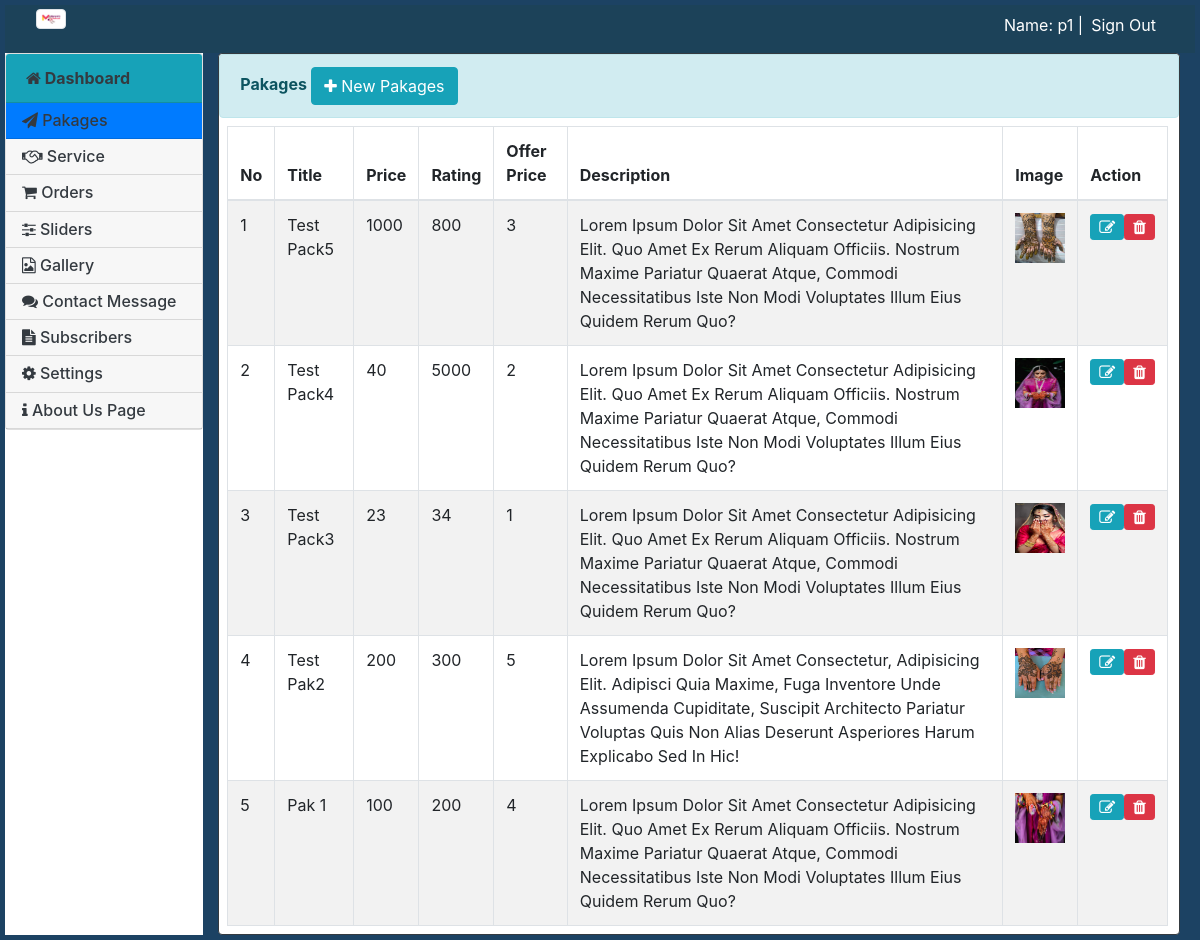
/Admin/pakages.php (signed in), run on the app's committed database.
### tables this page shows
CREATE TABLE `pakages` (
  `id` int(11) NOT NULL,
  `name` varchar(255) DEFAULT NULL,
  `price` varchar(255) DEFAULT NULL,
  `offerprice` varchar(255) DEFAULT NULL,
  `description` longtext DEFAULT NULL,
  `image` longtext DEFAULT NULL,
  `rating` int(11) DEFAULT NULL
);

### lib/database.php (called while the page is built, shortened)
<?php
class Database
{
  public $host   = DB_HOST;
  public $user   = DB_USER;
  public $pass   = DB_PASS;
  public $dbname = DB_NAME;
  public $link;
  private function connectDB()
  {
    $this->link = new mysqli(
      $this->host,
      $this->user,
      $this->pass,
      $this->dbname
    );
  }
  public function select($query)
  {
    $result = $this->link->query($query) or
      die($this->link->error . __LINE__);
    if ($result->num_rows > 0) {
      return $result;
    } else {
      return false;
    }
  }
}

### classes/Pakages.php (called while the page is built, shortened)
<?php
$filepath = realpath(dirname(__FILE__));
include_once($filepath . '/../lib/database.php');
?>
<?php
class Pakages
{
    private $db;
    public function __construct()
    {
        $this->db = new Database();
    }
    public function show()
    {
        $query = "SELECT * FROM pakages order by id DESC";
        $result = $this->db->select($query);
        return $result;
    }
}
?>

### Admin/pakages.php (the view, shortened to what this page needs)
<?php include "inc/header.php"; ?>
<?php include '../classes/Pakages.php'; ?>
<?php include 'inc/left-sidebar.php'; ?>
<div class="col-sm-10">
  <div class="card border-dark mh-600">
    <h6 class="mb-0 alert alert-info"><strong>Pakages</strong>
      <a href="addPakages.php" class="btn btn-info">
        <i class="fa fa-plus" aria-hidden="true"></i>
        New Pakages</a>
      <?php
      $service = new Pakages();
      ?>
      <div class="d-flex">
        <table class="m-2 table table-hover table-bordered table-striped w-98">
          <thead class='w-100'>
            <tr class='w-100'>
              <th>No</th>
              <th>Title</th>
              <th>Price</th>
              <th>Rating</th>
              <th>Offer Price</th>
              <th>Description</th>
              <th>Image</th>
              <th>Action</th>
            </tr>
          </thead>
          <tbody>
            <?php
            $getItem = $service->show();
            $i = 0;
            if ($getItem) {
              while ($result = $getItem->fetch_assoc()) {
                $i++;
            ?>
                <tr>
                  <td><?= $i ?></td>
                  <td><?= ucwords($result['name']); ?></td>
                  <td><?= $result['price']; ?></td>
                  <td><?= $result['offerprice']; ?></td>
                  <td><?= $result['rating']; ?></td>
                  <td><?= ucwords($result['description']); ?></td>
                  <td><img class='' height="50" width="50" src="<?= $result['image']; ?>" alt="<?= $result['image']; ?>"></td>
                  <td>
                    <span class="d-flex">
                      <a href="editPakage.php?id=<?= base64_encode($result['id']); ?>"><i class="fa fa-pencil-square-o btn btn-info btn-sm" aria-hidden="true"></i></a>
                      <a onclick="return confirm('Are You Sure To Delete')" href="?delid=<?= base64_encode($result['id']); ?>"><i class="fa fa-trash btn btn-danger btn-sm" aria-hidden="true"></i></a>
                    </span>
                  </td>
                </tr>
            <?php }
            } ?>
          </tbody>
        </table>
      </div>
  </div>
  <?php include 'inc/footer.php'; ?>

### Admin/assets/css/style.css (style rules this page uses)
.dashboard-body { background: #1C4263 ; margin: 5px; }
.mh-600 { min-height: 600px; }
.w-98 { width: 98%; }

### data on the page
pakages: name "Test Pack5", price "1000", offerprice "800", rating "3", description "Lorem Ipsum Dolor Sit Amet Consectetur Adipisicing Elit. Quo Amet Ex Rerum Aliquam Officiis. Nostrum Maxime Pariatur Quaerat Atque, Commodi Necessitatibus Iste Non Modi Voluptates Illum Eius Quidem Rerum Quo?", image (picture)
pakages: name "Test Pack4", price "40", offerprice "5000", rating "2", description "Lorem Ipsum Dolor Sit Amet Consectetur Adipisicing Elit. Quo Amet Ex Rerum Aliquam Officiis. Nostrum Maxime Pariatur Quaerat Atque, Commodi Necessitatibus Iste Non Modi Voluptates Illum Eius Quidem Rerum Quo?", image (picture)
pakages: name "Test Pack3", price "23", offerprice "34", rating "1", description "Lorem Ipsum Dolor Sit Amet Consectetur Adipisicing Elit. Quo Amet Ex Rerum Aliquam Officiis. Nostrum Maxime Pariatur Quaerat Atque, Commodi Necessitatibus Iste Non Modi Voluptates Illum Eius Quidem Rerum Quo?", image (picture)
pakages: name "Test Pak2", price "200", offerprice "300", rating "5", description "Lorem Ipsum Dolor Sit Amet Consectetur, Adipisicing Elit. Adipisci Quia Maxime, Fuga Inventore Unde Assumenda Cupiditate, Suscipit Architecto Pariatur Voluptas Quis Non Alias Deserunt Asperiores Harum Explicabo Sed In Hic!", image (picture)
pakages: name "Pak 1", price "100", offerprice "200", rating "4", description "Lorem Ipsum Dolor Sit Amet Consectetur Adipisicing Elit. Quo Amet Ex Rerum Aliquam Officiis. Nostrum Maxime Pariatur Quaerat Atque, Commodi Necessitatibus Iste Non Modi Voluptates Illum Eius Quidem Rerum Quo?", image (picture)

### other printed values
session::get('username') "p1"
